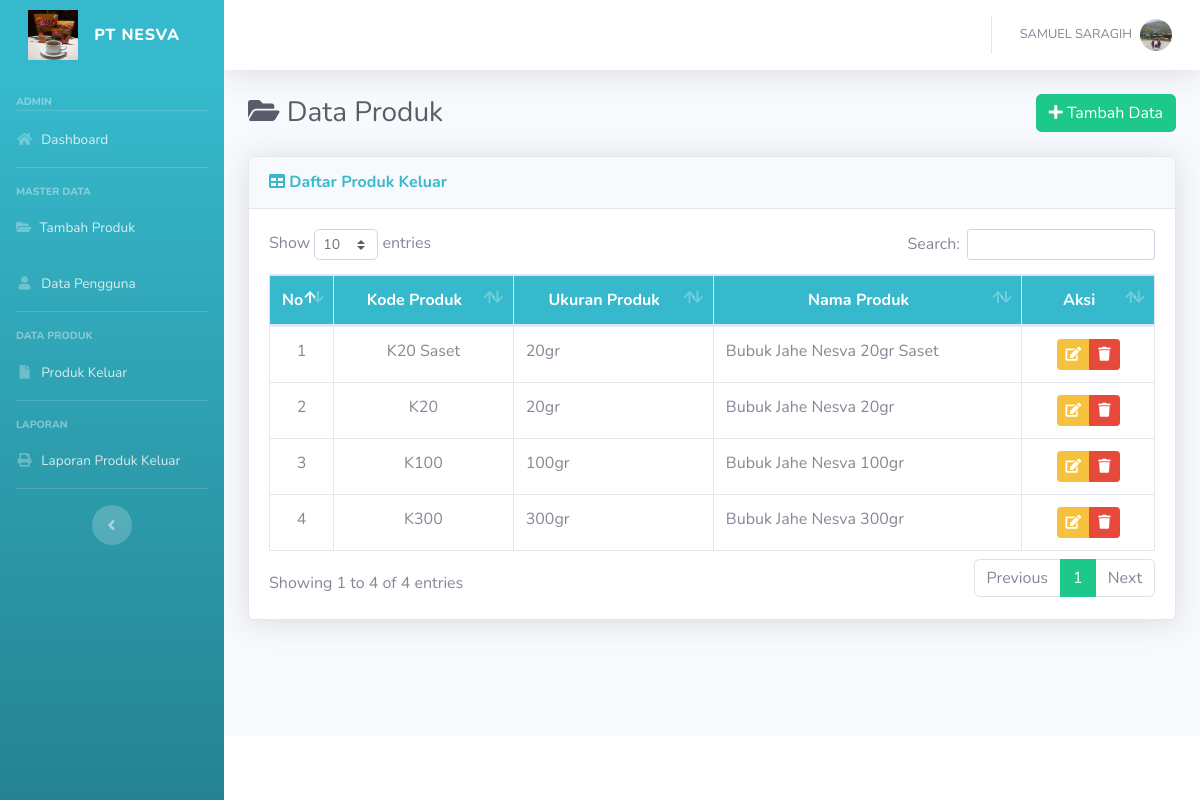
The page /klasifikasi.php (signed in) on the database its author committed.
### tables this page shows
CREATE TABLE `tb_klasifikasi` (
  `id_klasifikasi` int(11) NOT NULL,
  `kode_klasifikasi` varchar(20) NOT NULL,
  `judul_klasifikasi` varchar(250) NOT NULL,
  `keterangan` varchar(250) NOT NULL
);

### klasifikasi.php (the view, shortened to what this page needs)
<?php
    if(!isset($_SESSION['user'])) {
        echo "<script language='javascript'>document.location.href='login.php';</script>";
    } else {
        if($_SESSION['level']!=='Admin'){
            echo "<script language='javascript'>document.location.href='login.php';</script>";
        } else {
    include 'template/header.php';
	include 'template/sidebar.php';
?>
<div class="d-sm-flex align-items-center justify-content-between mb-4">
    <h1 class="h3 mb-0 text-gray-800"><i class="fa fa-folder-open"></i> Data Produk</h1>
    <a href="#" data-toggle="modal" data-target="#tambahkla" class="btn btn-success"> <i class="fa fa-plus"></i> Tambah Data </a>
</div>
<div class="card shadow mb-4">
    <div class="card-header py-3">
        <h6 class="m-0 font-weight-bold text-info"><i class="fa fa-table"></i> Daftar Produk Keluar</h6>
    </div>
    <div class="card-body">
        <div class="table-responsive">
            <table class="table table-bordered" id="dataTable" width="100%" cellspacing="0">
                <thead class="bg-info text-white">
                    <tr align="center">
                        <th width="5%">No</th>
                        <th>Kode Produk</th>
                        <th>Ukuran Produk</th>
                        <th>Nama Produk</th>
                        <th width="15%">Aksi</th>
                    </tr>
                </thead>
                <tbody>
                    <?php
						$sql = mysqli_query($conn, "SELECT * FROM tb_klasifikasi");
						$no = 1;
						while($row=mysqli_fetch_assoc($sql)){
					?>
                    <tr>
                        <td class="text-center"><?= $no++ ?></td>
                        <td class="text-center"><?= $row['kode_klasifikasi'] ?></td>
                        <td><?= $row['judul_klasifikasi'] ?></td>
                        <td><?= $row['keterangan'] ?></td>
                        <td class="text-center">
                            <div class="btn-group" role="group">
                                <a title="Edit" href="#" class="btn btn-warning btn-sm" data-toggle="modal" data-target="#edit<?php echo $row['id_klasifikasi']; ?>"><i class="fa fa-edit"></i></a>
                                <a title="Hapus" href="#" class="btn btn-danger btn-sm" data-toggle="modal" data-target="#hapus<?php echo $row['id_klasifikasi']; ?>"><i class="fa fa-trash"></i></a>
                            </div>
                        </td>
                    </tr>
                    <?php } ?>
                </tbody>
            </table>
        </div>
    </div>
</div>
<?php }}
    include 'template/footer.php';
?>

### template/header.php (shortened to what this page needs)
<!DOCTYPE html>
<html lang="en">
<head>
  <link href="assets/vendor/fontawesome-free/css/all.min.css" rel="stylesheet" type="text/css">
  <link href="assets/css/sb-admin-2.min.css" rel="stylesheet">
  <link href="assets/vendor/datatables/dataTables.bootstrap4.min.css" rel="stylesheet">
</head>

### template/sidebar.php (shortened to what this page needs)
<body id="page-top">
  <div id="wrapper">
    <ul class="navbar-nav bg-gradient-info sidebar sidebar-dark accordion" id="accordionSidebar">
      <a class="sidebar-brand d-flex align-items-center justify-content-center" href="index.php">
        <div class="sidebar-brand-icon ">
          <img src="ccd.jpg" width="50" height="50">
        </div>
        <div class="sidebar-brand-text mx-3">PT Nesva</div>
      </a><br>
      <div class="sidebar-heading">
      <?= $_SESSION['level'] ?>
      </div>
      <hr class="sidebar-divider my-0">
      <li class="nav-item">
        <a class="nav-link" href="index.php">
          <i class="fas fa-fw fa-home"></i>
          <span>Dashboard</span></a>
      </li>
	  <?php
	  if($_SESSION['level']=='Admin'){
	  ?>
      <hr class="sidebar-divider">
      <div class="sidebar-heading">
        MASTER DATA
      </div>
	  <li class="nav-item">
        <a class="nav-link" href="klasifikasi.php">
        <i class="fa fa-folder-open" aria-hidden="true"></i>
          <span>Tambah Produk</span></a>
      </li>
	  <li class="nav-item">
        <a class="nav-link" href="user.php">
          <i class="fas fa-fw fa-user"></i>
          <span>Data Pengguna</span></a>
      </li>
	  <?php } ?>
      <hr class="sidebar-divider">
      <div class="sidebar-heading">
        DATA PRODUK
      </div>
	  <li class="nav-item">
        <a class="nav-link" href="suratkeluar.php">
        <i class="fas fa-fw fa-file"></i>
          <span>Produk Keluar</span></a>
      </li>
<hr class="sidebar-divider">
      <div class="sidebar-heading">
        LAPORAN
      </div>
	  <li class="nav-item">
        <a class="nav-link" href="laporansk.php">
          <i class="fas fa-fw fa-print"></i>
          <span>Laporan Produk Keluar</span></a>
      </li>
      <hr class="sidebar-divider d-none d-md-block">
      <div class="text-center d-none d-md-inline">
        <button class="rounded-circle border-0" id="sidebarToggle"></button>
      </div>
    </ul>
    <div id="content-wrapper" class="d-flex flex-column">
      <div id="content">
        <nav class="navbar navbar-expand navbar-light bg-white topbar mb-4 static-top shadow">
          <ul class="navbar-nav ml-auto">
            <li class="nav-item dropdown no-arrow">
              <a class="nav-link dropdown-toggle" href="#" id="userDropdown" role="button" data-toggle="dropdown" aria-haspopup="true" aria-expanded="false">
                <span class="text-uppercase mr-2 d-none d-lg-inline text-gray-600 small">
					<?=$_SESSION['user']?>
				</span>
                <img class="img-profile rounded-circle" src="ooi.png">
              </a>
            </li>
          </ul>
        </nav>
		<div class="container-fluid">

### template/footer.php (shortened to what this page needs)
                </div>
            </div>
            <footer class="sticky-footer bg-white">
            </footer>
        </div>
    </div>
</body>
</html>

### rows shown on the page
tb_klasifikasi: kode_klasifikasi "K20 Saset", judul_klasifikasi "20gr", keterangan "Bubuk Jahe Nesva 20gr Saset"
tb_klasifikasi: kode_klasifikasi "K20", judul_klasifikasi "20gr", keterangan "Bubuk Jahe Nesva 20gr"
tb_klasifikasi: kode_klasifikasi "K100", judul_klasifikasi "100gr", keterangan "Bubuk Jahe Nesva 100gr"
tb_klasifikasi: kode_klasifikasi "K300", judul_klasifikasi "300gr", keterangan "Bubuk Jahe Nesva 300gr"

### other values the page prints
$_SESSION['level'] "ADMIN"
$_SESSION['user'] "SAMUEL SARAGIH"
